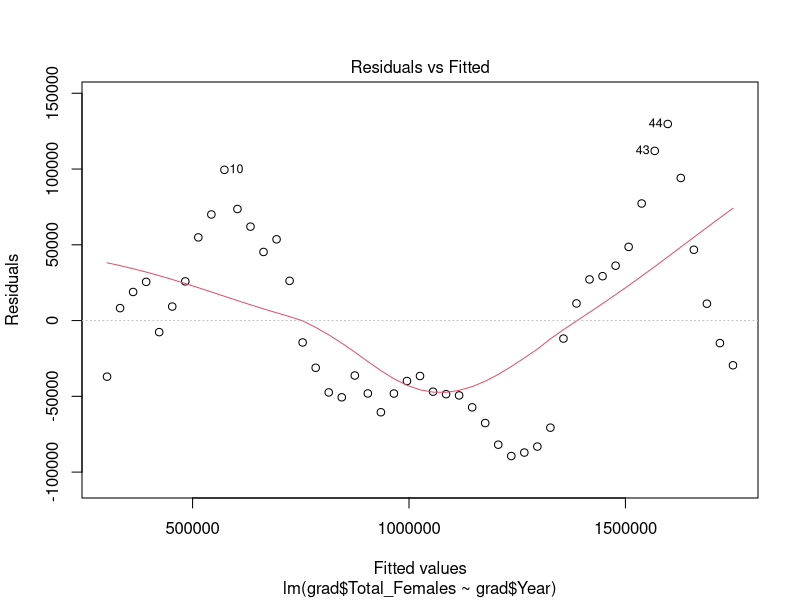
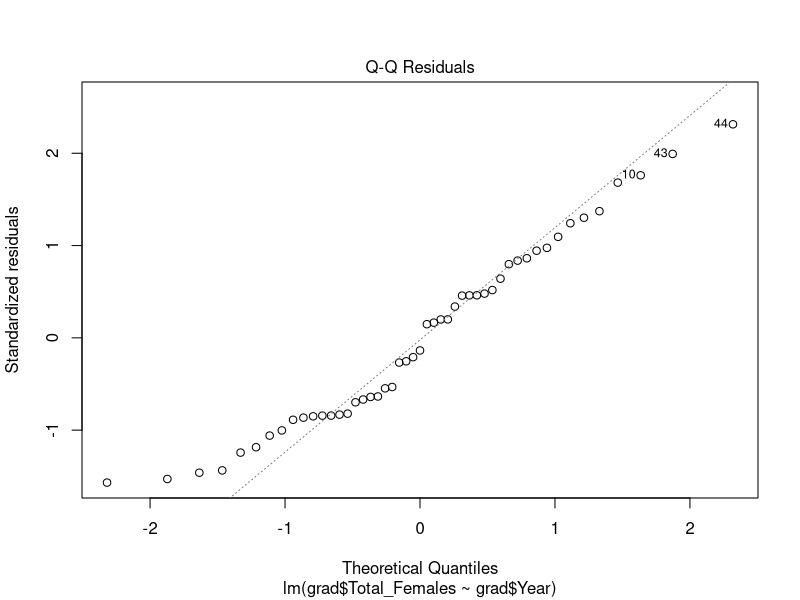
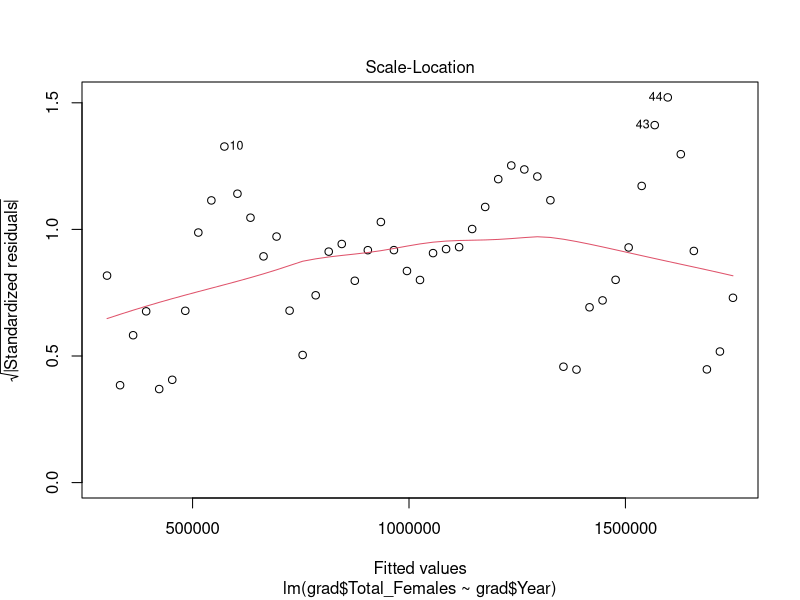
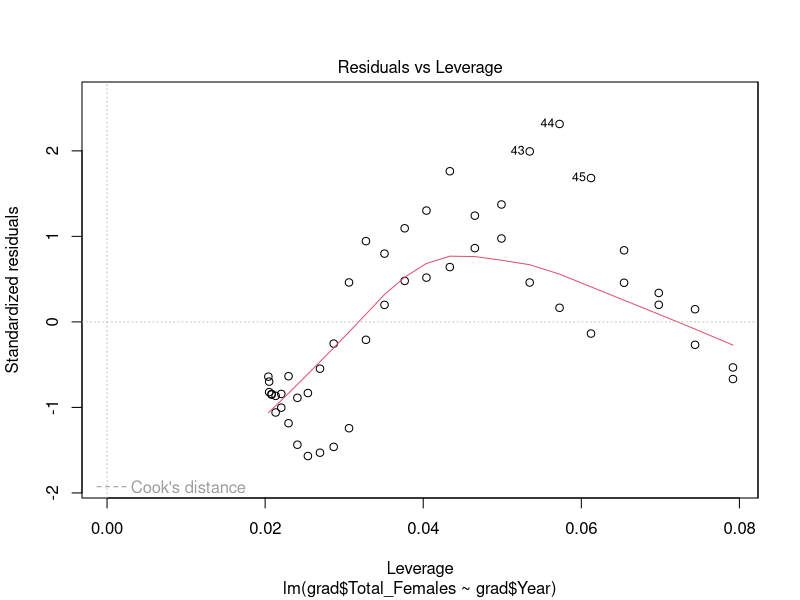
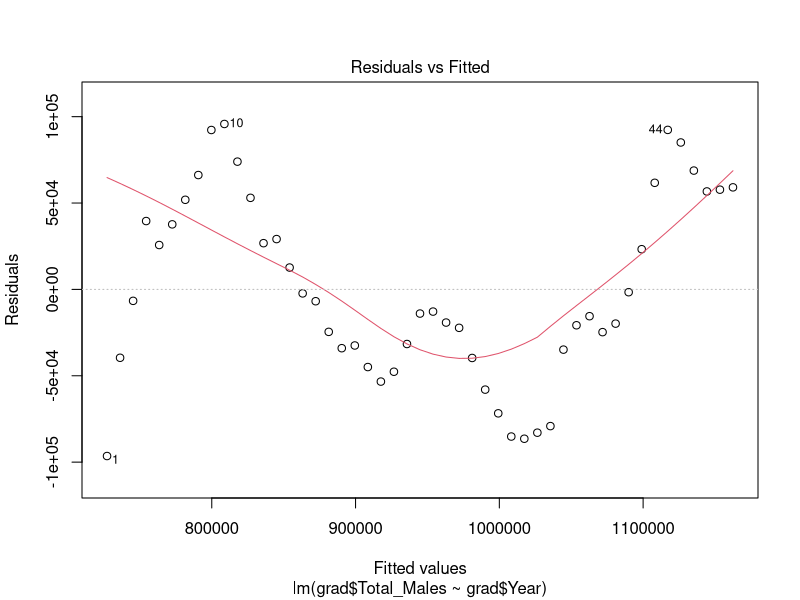
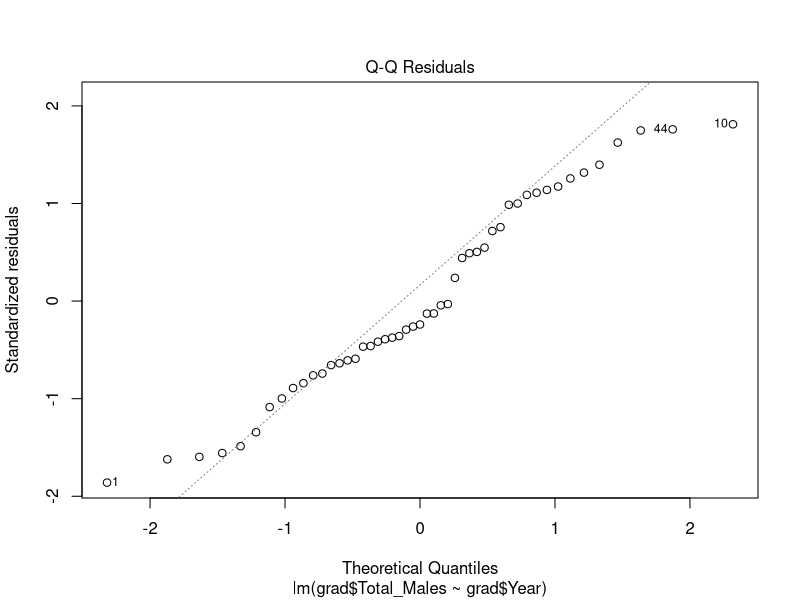
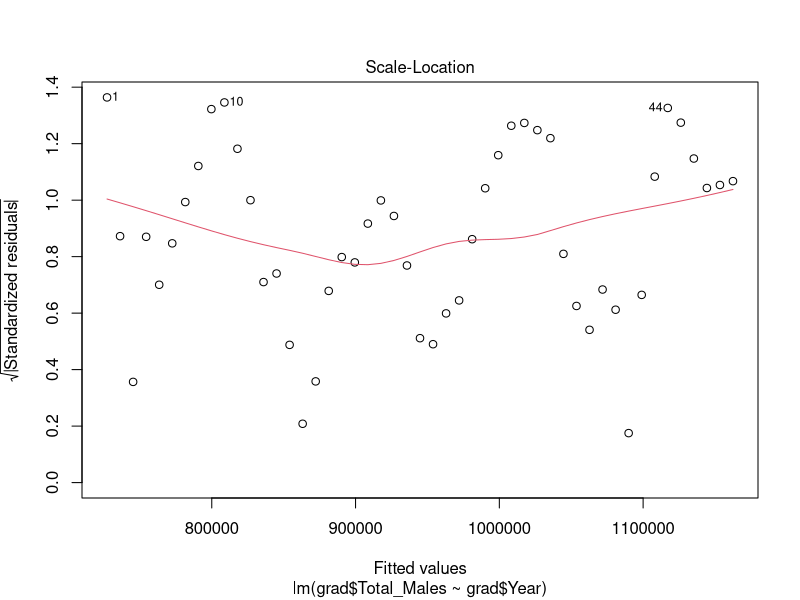
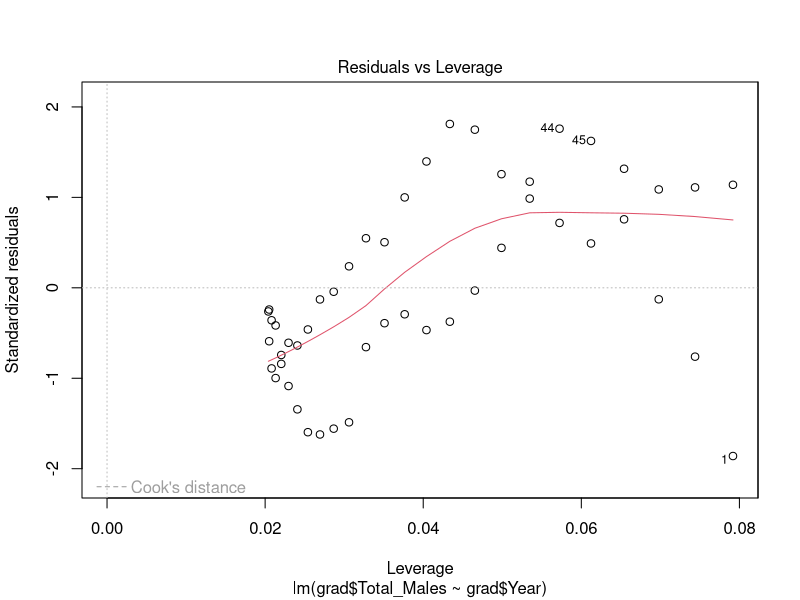

Generate these figures, in order, with R:
## ---- chunk 1
knitr::opts_chunk$set(echo = TRUE)
## ---- chunk 2
#load data and clean it up
library(tidyverse) #for all things tidy
grad <- read_csv("grad_enrollment.csv")

grad <- grad %>% 
  select(Year, Total_Enrollment, Total_Males, Total_Females, Public_Enrollment, Private_Enrollment)
## ---- chunk 3

## Tidied PhD field data. I have removed most data in Excel, leaving only what we need to complete Part 2. 

phd_field <- read_csv("PhD_field.csv")

## ---- chunk 4
#performing linear regression to find trends in the data between M/F enrollment throughout time

female_lm <- lm(grad$Total_Females ~ grad$Year)
male_lm   <- lm(grad$Total_Males ~ grad$Year)


summary(female_lm) 
summary(male_lm) 
  #The R^2 value tells us how much variance in our dependent variable is expained by our independent      variable
  #We use Multiple R-squared value for single linear regressions, and adjusted for multiple.


#Check for regression assumptions
plot(female_lm)
  #Uhm... what do we do when our model breaks assumptions of homoskedasticity?
      #Residuals vs Fitted shows our residuals violate the assumption of homoskedasticity. What does that mean for our R2 value? 

plot(male_lm)
  #Our data still violates homoskedasticity, but now are they also not normally distributed?? (QQ Plot)



#######################################################################################################
#Plot the data

enroll_graph <- ggplot(grad, aes(x = Year, y = Total_Males))+
  #geom_point(aes(x = Year, y = Total_Males))+
  geom_smooth(method = lm, se = F, aes(col = "Male Enrollment"))+
  geom_smooth(aes(x = Year, y = Total_Females, col = "Female Enrollment"), method = lm, se = F)+
  ylab("Enrollment")+
  ggtitle("Changes in University Enrollment History by Sex")

enroll_graph


